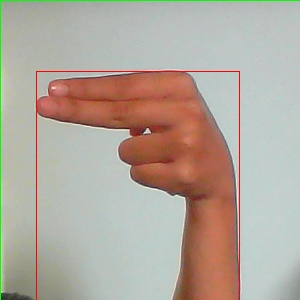
#> input picture new_datatrain/H/0000.jpg, 300 x 300 px, given in place of the camera
$ python datastore.py
#> lines starting #> are read from the running program, lines starting #| are printed output that depends on the picture; after the words box and inside, x2 and y2 are one past the last pixel; in counts of white or black regions, pixels touching at a corner belong together
import cv2
import numpy as np


cap= cv2.VideoCapture(0)
labels = list()
example_contour = list()
images= list()
imname=  0
while (cap.isOpened()):
    ret, img= cap.read()
#> img is the input picture: shape (300, 300, 3); mean B, G, R 157, 168.1, 178.5
    img= cv2.flip(img, 1)
    cv2.rectangle(img,(500,300),(200,0),(0,255,0),0)
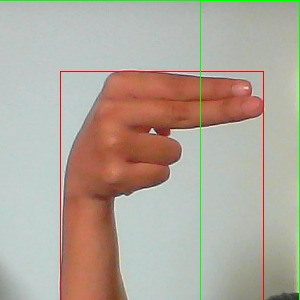
#> img: shape (300, 300, 3); mean B, G, R 156.3, 168.4, 177.8
    roi= img[0:300, 200:500]
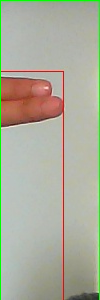
#> roi: shape (300, 100, 3); mean B, G, R 156.2, 172.9, 171.9
    gray= cv2.cvtColor(roi, cv2.COLOR_BGR2GRAY)
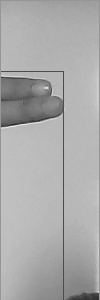
#> gray: shape (300, 100); min 31, max 242, mean 170.7
    blurred = cv2.GaussianBlur(gray, (35,35), 0)
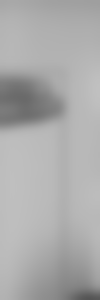
#> blurred: shape (300, 100); min 84, max 192, mean 171
    _, edges= cv2.threshold(blurred, 155, 255, cv2.THRESH_BINARY_INV+cv2.THRESH_OTSU)
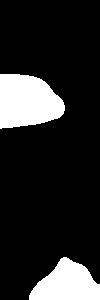
#> edges: shape (300, 100); 16% white; 2 white regions
    contours, hierarchy = cv2.findContours(edges.copy(),cv2.RETR_TREE,cv2.CHAIN_APPROX_SIMPLE)
#> contours = 2 contours; box (x1, y1, x2, y2) and area: (0, 74, 65, 129) 2698, (29, 257, 100, 300) 1927
    y=len(contours)
#> y = 2
    area= np.zeros(y)
#> area = [0, 0]
    for i in range(0, y):
            area[i] = cv2.contourArea(contours[i])
#> after the loop, area = [1927, 2698]

    index= area.argmax()
#> index = 1
    hand = contours[index]
#> hand = contour of 52 points, box (x1, y1, x2, y2) (0, 74, 65, 129), area 2698
    x,y,w,h = cv2.boundingRect(hand)
#> x = 0; y = 74; w = 65; h = 55
    cv2.rectangle(roi,(x,y),(x+w,y+h),(0,0,255),0)
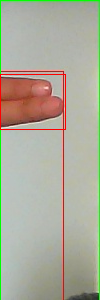
#> roi: shape (300, 100, 3); 0.8% of pixels changed, all inside (x1, y1, x2, y2) = (0, 74, 66, 130)
    temp = np.zeros(roi.shape, np.uint8)


    M = cv2.moments(hand)
#> M = moments, m00 2698, centre m10/m00, m01/m00 = (27.04, 101.1)

    #cv2.drawContours(img, [hand], -1, (255, 255, 255), -1)
    cv2.drawContours(temp, [hand], -1, (255, 255, 255), -1)
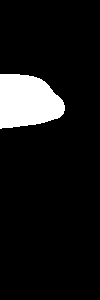
#> temp: shape (300, 100, 3); 9.3% white; 1 white region, box (x1, y1, x2, y2) and area: (0, 74, 65, 129) 2796

    key = cv2.waitKey(1)
#> (key q is pressed here)


    if key & 0xFF== ord('q'):
        c = np.asarray(example_contour)
        print (c.shape)
        print (labels)
        np.save('data/composite_list.npy', c)
        np.save('data/composite_list_labels.npy', labels)
        for img in images:
            i = str(imname)
            cv2.imwrite('new_datatrain/W/'+i.zfill(4)+'.jpg', img)
            imname+=1
#> after the loop, imname = 0
        break
    elif key & 0xFF == ord('0'):
        example_contour.append(hand)
        images.append(temp)
        labels.append(0)
        print (len(example_contour))
    elif key & 0xFF == ord('1'):
        example_contour.append(roi)
        images.append(roi)
        labels.append(1)
        print (len(example_contour))
    elif key & 0xFF == ord('2'):
        example_contour.append(roi)
        images.append(roi)
        labels.append(2)
        print (len(example_contour))
    elif key & 0xFF == ord('3'):
        example_contour.append(hand)
        images.append(temp)
        labels.append(3)
        print (len(example_contour))
    elif key & 0xFF == ord('4'):
        example_contour.append(hand)
        images.append(temp)
        labels.append(4)
        print (len(example_contour))
    elif key & 0xFF == ord('5'):
        example_contour.append(hand)
        images.append(temp)
        labels.append(5)
        print (len(example_contour))

    cv2.imshow('Place your hand in the rectangle', img)
    cv2.imshow('Contour', temp)
    cv2.moveWindow('Contour', 600, 0)
